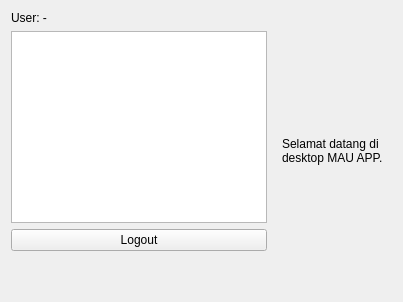
<?xml version="1.0" encoding="UTF-8"?>
<ui version="4.0">
 <class>MainWindowCentral</class>
 <widget class="QWidget" name="MainWindowCentral">
  <layout class="QHBoxLayout" name="rootLayout">
   <item>
    <layout class="QVBoxLayout" name="menuLayout">
     <item>
      <widget class="QLabel" name="userInfoLabel">
       <property name="text">
        <string>User: -</string>
       </property>
      </widget>
     </item>
     <item>
      <widget class="QListWidget" name="menuList"/>
     </item>
     <item>
      <widget class="QPushButton" name="logoutButton">
       <property name="text">
        <string>Logout</string>
       </property>
      </widget>
     </item>
     <item>
      <spacer name="verticalSpacer">
       <property name="orientation">
        <enum>Qt::Vertical</enum>
       </property>
       <property name="sizeHint" stdset="0">
        <size>
         <width>20</width>
         <height>40</height>
        </size>
       </property>
      </spacer>
     </item>
    </layout>
   </item>
   <item>
    <widget class="QStackedWidget" name="stackPages">
     <property name="currentIndex">
      <number>0</number>
     </property>
     <widget class="QWidget" name="dashboardPage">
      <layout class="QVBoxLayout" name="dashboardLayout">
       <item>
        <widget class="QLabel" name="dashboardLabel">
         <property name="text">
          <string>Selamat datang di desktop MAU APP.</string>
         </property>
         <property name="wordWrap">
          <bool>true</bool>
         </property>
        </widget>
       </item>
      </layout>
     </widget>
     <widget class="QWidget" name="weighingPage">
      <layout class="QVBoxLayout" name="weighingPageLayout"/>
     </widget>
     <widget class="QWidget" name="buildupPage">
      <layout class="QVBoxLayout" name="buildupPageLayout"/>
     </widget>
    </widget>
   </item>
  </layout>
 </widget>
 <resources/>
 <connections/>
</ui>
